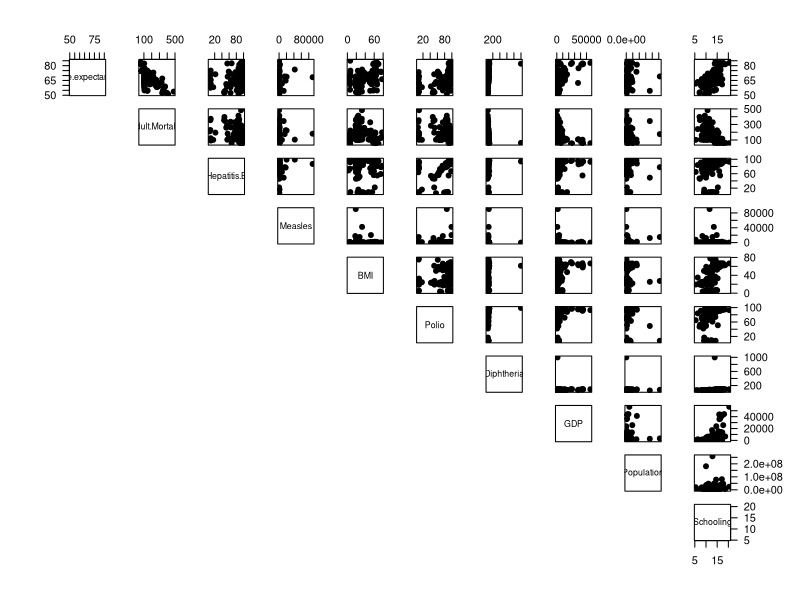

Generate this figure with R:
library(tidyverse)

point_matrix <- function(data) {
  par(pty = "s", las = 1)
  pairs(data, pch = 19, lower.panel = NULL)
}

life_expect <- read_csv("lifeexpect.csv") %>%
  select(!Status)
point_matrix(life_expect)
